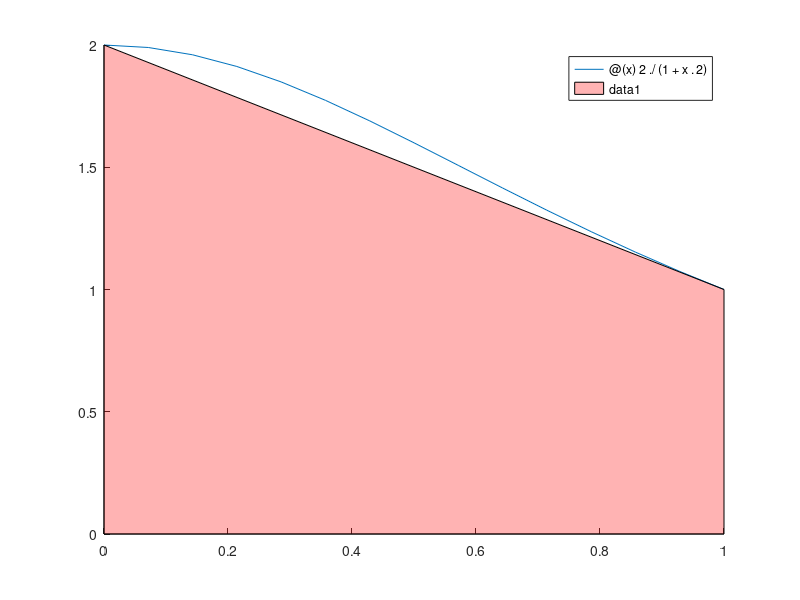

This figure's MATLAB source:
addpath(pwd)

function A = repeatedTrapezium(f,a,b,n)
  A=0;
  h = (b-a)/n;
  ai = a;
  bi = ai+h;
  for i=1:n
    A +=  1/2 * (f(ai)+f(bi)) * h;
    ai = bi;
    bi = ai + h;
  endfor
endfunction

f = @(x) 2./(1+x.^2);
n=100;
a=0;
b=1;
integral = quad(f,a,b)

trapezium = repeatedTrapezium(f,a,b,n)


hold on;
fplot(f, [a, b]);
X = [0, 0];
Y = [0, f(0)];
Z = [1, f(1)];
C = [1, 0];
coor = [X ; Y; Z; C] ;  
sh = patch(coor(:,1), coor(:,2),'r');
set(sh,'facealpha',.3)


function A = repeatedSimpson(f,a,b,n)
  A=0;
  h = (b-a)/n;
  ai = a;
  bi = ai+h;
  for i=1:n
    A +=  h/6 * (f(ai) + 4*f((ai+bi)/2) + f(bi));
    ai = bi;
    bi = ai + h;
  endfor
endfunction

simpson = repeatedSimpson(f,a,b,n)
